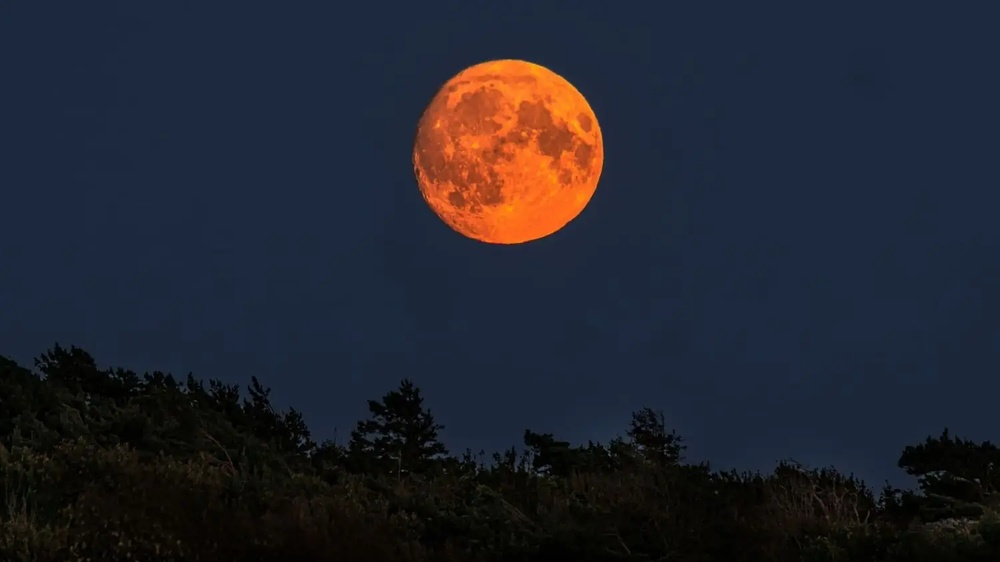
#> input picture sesion_04/lab4-1/img1.jpg, 1000 x 562 px, shrunk from 1500 x 843 before the run
$ python main.py
#> lines starting #> are read from the running program, lines starting #| are printed output that depends on the picture; after the words box and inside, x2 and y2 are one past the last pixel; in counts of white or black regions, pixels touching at a corner belong together
import cv2
import numpy as np
import matplotlib.pyplot as plt

# Cargar imagen en escala de grises
imagen = cv2.imread('img1.jpg', cv2.IMREAD_GRAYSCALE)
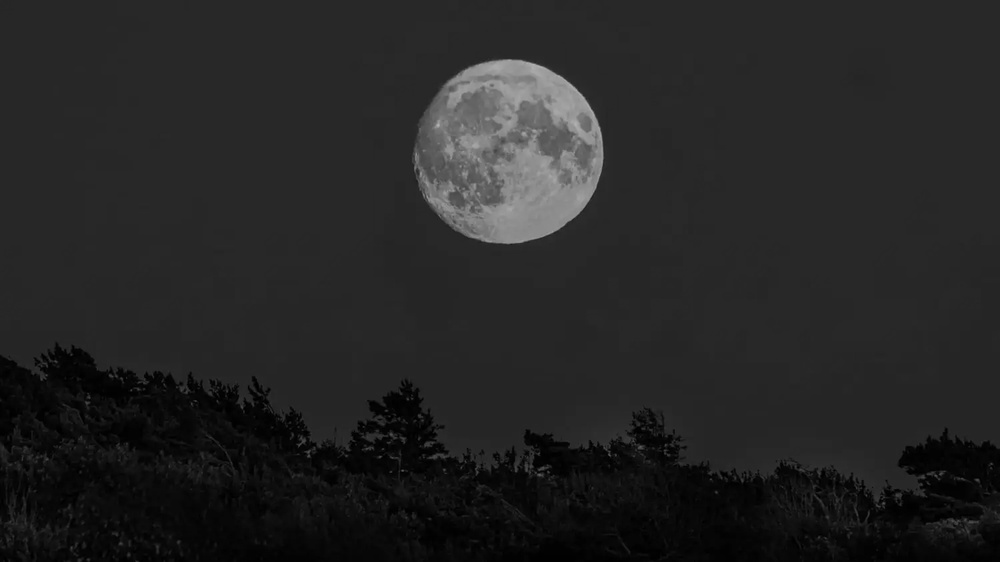
#> imagen: shape (562, 1000); min 0, max 180, mean 36.7

# Mostrar imagen original
plt.imshow(imagen, cmap='gray')
plt.title('Imagen Original')
plt.axis('off')
plt.show()

# Aplicar filtro gausiano
imagen_suavizada = cv2.GaussianBlur(imagen, (5, 5), 0)

plt.imshow(imagen_suavizada, cmap='gray')
plt.title('Imagen Suavizada (Filtro Gaussiano)')
plt.axis('off')
plt.show()

# Detección de bordes (Canny)
bordes = cv2.Canny(imagen_suavizada, 50, 150)
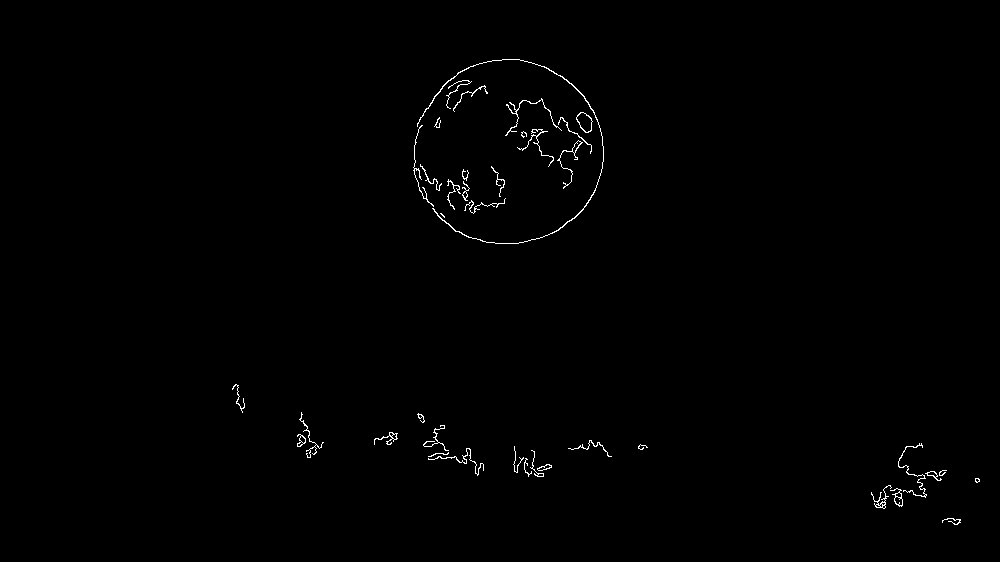
#> bordes: shape (562, 1000); 0.56% white in thin lines or dots, all inside (x1, y1, x2, y2) = (232, 59, 980, 525)

plt.imshow(bordes, cmap='gray')
plt.title('Detección de Bordes (Canny)')
plt.axis('off')
plt.show()

# Detección de esquinas (Harris)
imagen_color = cv2.imread('img1.jpg')
#> imagen_color is the input picture: shape (562, 1000, 3); mean B, G, R 46.7, 36.2, 34
imagen_color = cv2.cvtColor(imagen_color, cv2.COLOR_BGR2RGB)

esquinas = cv2.cornerHarris(np.float32(imagen), 2, 3, 0.04)
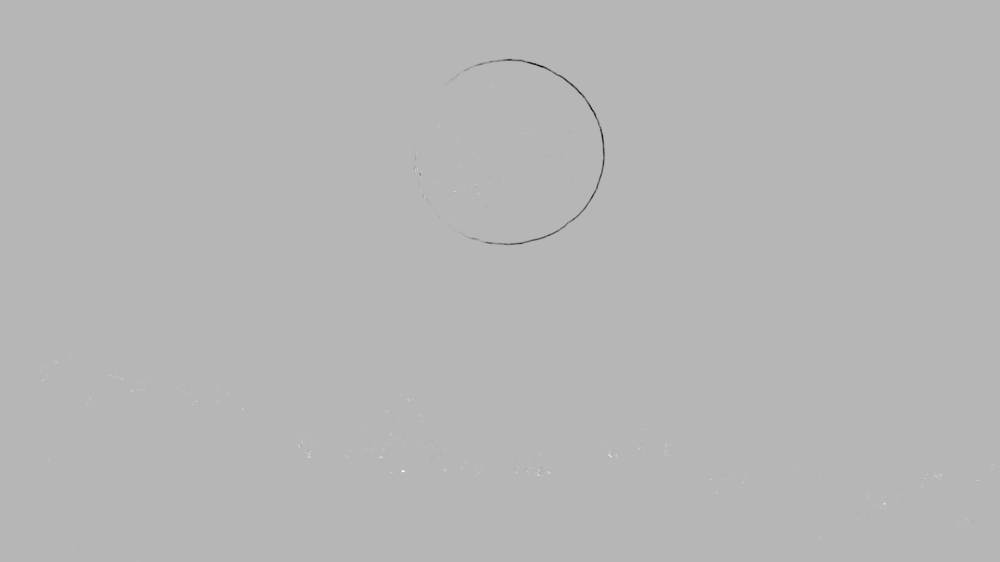
#> esquinas: shape (562, 1000) float32; min -4554388, max 1817585.4, mean -2000.2; drawn with min black and max white
imagen_color[esquinas > 0.01 * esquinas.max()] = [255, 0, 0]
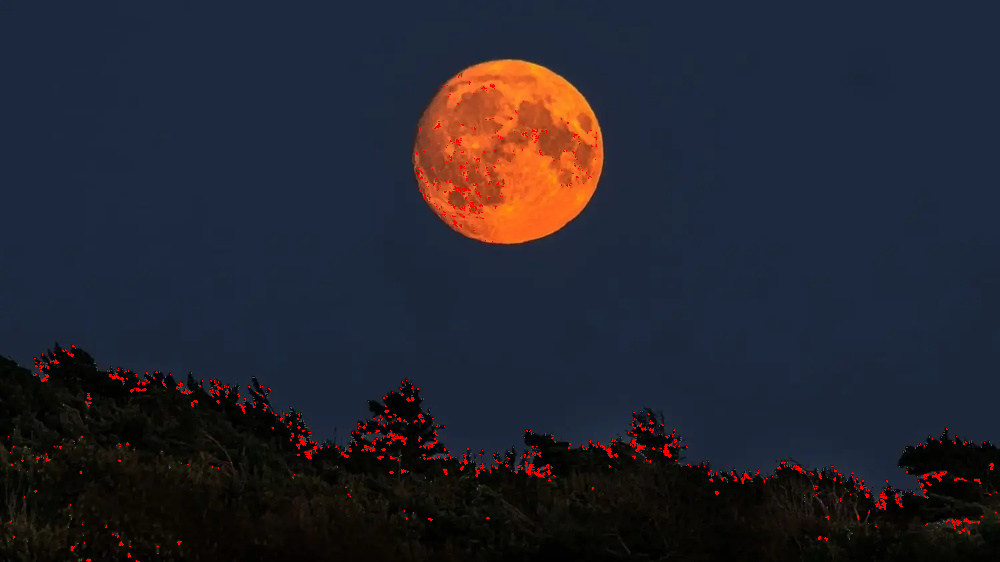
#> imagen_color: shape (562, 1000, 3); mean R, G, B 35.5, 35.9, 46.4

plt.imshow(imagen_color)
plt.title('Detección de Esquinas (Harris)')
plt.axis('off')
plt.show()

# Detección de líneas (Hough)
lineas = cv2.HoughLinesP(
    bordes,
    1,
    np.pi / 180,
    threshold=100,
    minLineLength=50,
    maxLineGap=10
)
#> lineas = None

if lineas is not None:
    for linea in lineas:
        x1, y1, x2, y2 = linea[0]
        cv2.line(imagen_color, (x1, y1), (x2, y2), (0, 255, 0), 2)

plt.imshow(imagen_color)
plt.title('Detección de Líneas (Hough)')
plt.axis('off')
plt.show()
